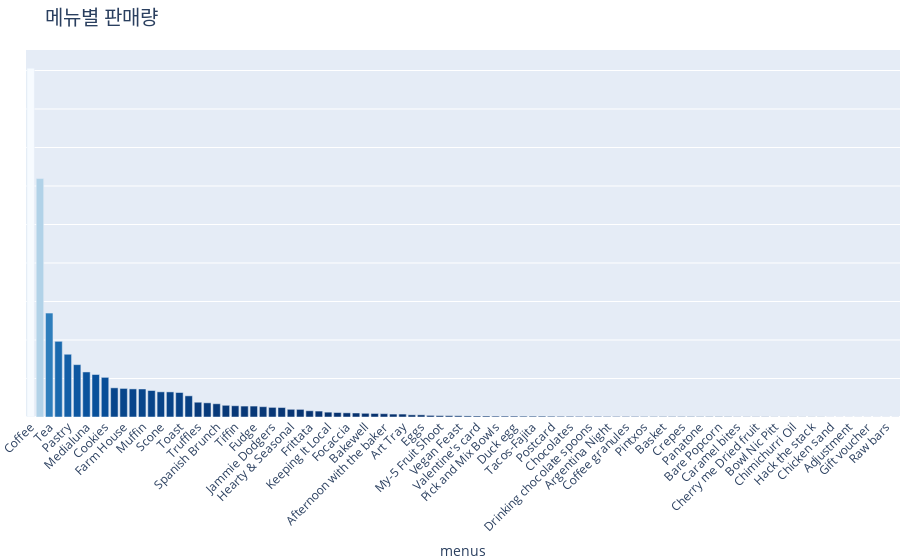

The notebook cell this image was saved under:
### Code cell
fig = px.bar(itemFrequency, title='메뉴별 판매량', color=itemFrequency, color_continuous_scale=px.colors.sequential.Blues_r)
fig.update_layout(margin=dict(t=50, b=0, l=0, r=0), titlefont=dict(size=20), xaxis_tickangle=-45, coloraxis_showscale=False)
fig.update_yaxes(showticklabels=False, title=' ')
fig.update_xaxes(title='menus')
fig.show()

### Figure 1 — Plotly figure (JSON) as saved in the notebook; plotly's stock layout.template omitted (floating-point values rounded to 4 significant figures)
{"data": [{"alignmentgroup": "True", "hovertemplate": "Item=%{x}<br>value=%{y}<br>color=%{marker.color}<extra></extra>", "legendgroup": "", "marker": {"color": [4528, 3097, 1350, 983, 815, 680, 585, 552, 515, 379, 371, 365, 364, 344, 327, 326, 318, 275, 192, 184, 172, 152, 146, 142, 142, 134, 125, 123, 100, 99, 81, 77, 63, 58, 54, 52, 48, 46, 43, 38, 38, 28, 28, 21, 18, 17, 16, 14, 13, 13, 12, 12, 12, 11, 11, 11, 10, 9, 9, 8, 8, 8, 7, 7, 7, 7, 6, 6, 6, 6, 6, 6, 5, 5, 5, 4, 3, 3, 3, 3, 2, 2, 2, 2, 2, 2, 1, 1, 1, 1, 1, 1, 1, 1], "coloraxis": "coloraxis", "pattern": {"shape": ""}}, "name": "", "offsetgroup": "", "orientation": "v", "showlegend": false, "textposition": "auto", "type": "bar", "x": ["Coffee", "Bread", "Tea", "Cake", "Pastry", "Sandwich", "Medialuna", "Hot chocolate", "Cookies", "Brownie", "Farm House", "Juice", "Muffin", "Alfajores", "Scone", "Soup", "Toast", "Scandinavian", "Truffles", "Coke", "Spanish Brunch", "Baguette", "Tiffin", "Jam", "Fudge", "Mineral water", "Jammie Dodgers", "Chicken Stew", "Hearty & Seasonal", "Salad", "Frittata", "Smoothies", "Keeping It Local", "The Nomad", "Focaccia", "Vegan mincepie", "Bakewell", "Tartine", "Afternoon with the baker", "Extra Salami or Feta", "Art Tray", "Granola", "Eggs", "Tshirt", "My-5 Fruit Shoot", "Ella's Kitchen Pouches", "Vegan Feast", "Crisps", "Valentine's card", "Dulce de Leche", "Pick and Mix Bowls", "Kids biscuit", "Duck egg", "Christmas common", "Tacos-Fajita", "Mighty Protein", "Postcard", "Gingerbread syrup", "Chocolates", "Nomad bag", "Drinking chocolate spoons", "Muesli", "Argentina Night", "Victorian Sponge", "Coffee granules", "Empanadas", "Pintxos", "Honey", "Basket", "Lemon and coconut", "Crepes", "Half slice Monster", "Panatone", "Mortimer", "Bare Popcorn", "Bread Pudding", "Caramel bites", "Brioche and salami", "Cherry me Dried fruit", "Raspberry shortbread sandwich", "Bowl Nic Pitt", "Siblings", "Chimichurri Oil", "Fairy Doors", "Hack the stack", "Spread", "Chicken sand", "The BART", "Adjustment", "Bacon", "Gift voucher", "Olum & polenta", "Raw bars", "Polenta"], "xaxis": "x", "y": [4528, 3097, 1350, 983, 815, 680, 585, 552, 515, 379, 371, 365, 364, 344, 327, 326, 318, 275, 192, 184, 172, 152, 146, 142, 142, 134, 125, 123, 100, 99, 81, 77, 63, 58, 54, 52, 48, 46, 43, 38, 38, 28, 28, 21, 18, 17, 16, 14, 13, 13, 12, 12, 12, 11, 11, 11, 10, 9, 9, 8, 8, 8, 7, 7, 7, 7, 6, 6, 6, 6, 6, 6, 5, 5, 5, 4, 3, 3, 3, 3, 2, 2, 2, 2, 2, 2, 1, 1, 1, 1, 1, 1, 1, 1], "yaxis": "y"}], "layout": {"barmode": "relative", "coloraxis": {"colorbar": {"title": {"text": "color"}}, "colorscale": [[0, "rgb(8,48,107)"], [0.125, "rgb(8,81,156)"], [0.25, "rgb(33,113,181)"], [0.375, "rgb(66,146,198)"], [0.5, "rgb(107,174,214)"], [0.625, "rgb(158,202,225)"], [0.75, "rgb(198,219,239)"], [0.875, "rgb(222,235,247)"], [1, "rgb(247,251,255)"]], "showscale": false}, "legend": {"tracegroupgap": 0}, "margin": {"b": 0, "l": 0, "r": 0, "t": 50}, "title": {"font": {"size": 20}, "text": "메뉴별 판매량"}, "xaxis": {"anchor": "y", "domain": [0, 1], "tickangle": -45, "title": {"text": "menus"}}, "yaxis": {"anchor": "x", "domain": [0, 1], "showticklabels": false, "title": {"text": " "}}}}
